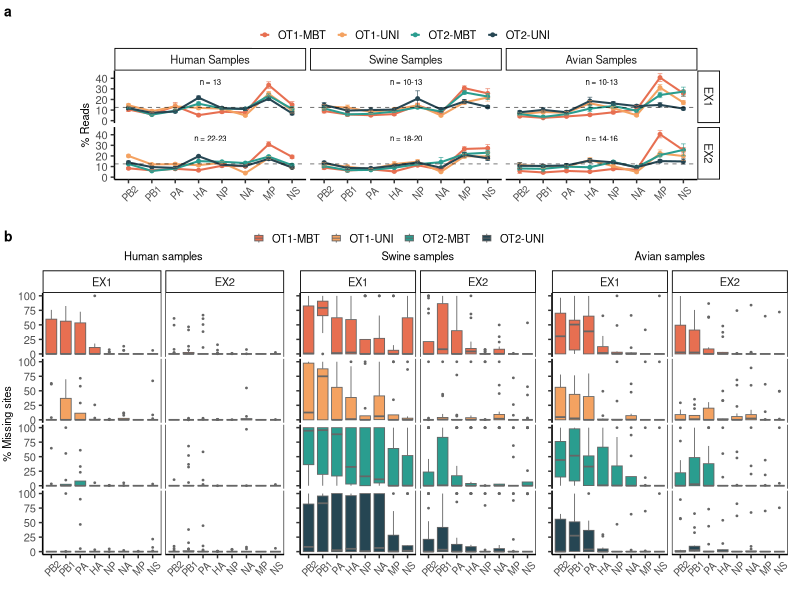

Generate this figure with R:
library(tidyverse)
library(dplyr)
library(ggplot2)
library(ggpubr)

setwd("PATH/TO/PROJECT/DIRECTORY")


################################################################################

### Read in READ_COUNTS_all.txt ###
read_counts_table <- read.table("data/READ_COUNTS_all.txt", header=TRUE, sep = "\t")

# Function to extract sample, method, OT, and primers from the Record column
extract_sample_method <- function(Record) {
  record <- str_extract(Record, "(?<=_).*")
  sample_method <- str_extract(Record, "^[^_]+")
  parts_sample_method <- unlist(strsplit(sample_method, "-", fixed = TRUE))
  # Assign values or NA for missing parts
  host <- paste(parts_sample_method[1])
  sample <- paste(parts_sample_method[1], parts_sample_method[2], sep = "-")
  extraction <- ifelse(length(parts_sample_method) >= 3, parts_sample_method[3], NA)
  OT <- ifelse(length(parts_sample_method) >= 4, parts_sample_method[4], NA)
  primers <- ifelse(length(parts_sample_method) >= 5, parts_sample_method[5], NA)
  OT_primers <- paste(OT, primers, sep="-")
  segment2 = str_extract(record, "(?<=_)[^_]+$")
  segment = case_when(
    str_detect(segment2, "H\\d+") ~ "HA",
    str_detect(segment2, "N\\d+") ~ "NA",
    TRUE ~ segment2)
  return(data.frame(host = host, sample = sample, extraction = extraction, OT = OT, 
                    primers = primers, OT_primers = OT_primers, segment = segment, 
                    segment2 = segment2, record = record))
}

# Apply the function to create the new columns
read_counts <- read_counts_table %>%
  rowwise() %>%
  do({
    extracted_cols <- extract_sample_method(.$Record)
    data.frame(extracted_cols, .)
  }) %>%
  ungroup() %>%
  select(-Record)
read_counts$Reads <- as.numeric(read_counts$Reads)


# summarize the table to get segment specific reads and total matched reads, and calculate percentage of matched reads to each segment for each sample
segment_read_counts <- read_counts %>%
  filter(record == "3-match" | str_detect(record, "^4")) %>%
  select(-c(Patterns, PairsAndWidows)) %>%
  mutate(Reads = as.numeric(Reads),
         matched_reads = ifelse(record == "3-match", as.numeric(Reads), NA))%>%
  group_by(sample, extraction, OT, primers, OT_primers) %>%
  fill(matched_reads, .direction = "down") %>%
  fill(matched_reads, .direction = "up") %>%
  filter(record != "3-match") %>%
  mutate(percent_of_matched_reads = ifelse(!is.na(matched_reads), (Reads / matched_reads) * 100, NA)) %>%
  ungroup()

# Order categories
segment_read_counts$OT_primers <- factor(segment_read_counts$OT_primers, levels = c("OT1-MBT", "OT1-UNI", "OT2-MBT", "OT2-UNI", "OT1-MBT2"))
segment_read_counts$segment <- factor(segment_read_counts$segment, levels = c("PB2", "PB1", "PA", "HA", "NP","NA", "MP", "NS"))
segment_read_counts$host <- factor(segment_read_counts$host, levels = c("HU", "SW", "AV"))

################################################################################

### Read in ct data ###
sample_ct <- read.table("data/sample_cts.txt", header = TRUE)

################################################################################

### Get missing sites percentages for each segment from mapping_stats file ###

mapping_stats_table <- read.table("data/mapping_stats_all.txt", header=TRUE)
colnames(mapping_stats_table)[8] ="percent_missing_sites"

# Function to extract sample, method, OT, primers and segment from the Sample column
extract_sample_method_2 <- function(Sample) {
  sample_method <- str_extract(Sample, "^[^_]+")
  parts_sample_method <- unlist(strsplit(sample_method, "-", fixed = TRUE))
  # Assign values or NA for missing parts
  host <- paste(parts_sample_method[1])
  sample <- paste(parts_sample_method[1], parts_sample_method[2], sep = "-")
  extraction <- ifelse(length(parts_sample_method) >= 3, parts_sample_method[3], NA)
  OT <- ifelse(length(parts_sample_method) >= 4, parts_sample_method[4], NA)
  primers <- ifelse(length(parts_sample_method) >= 5, parts_sample_method[5], NA)
  OT_primers <- paste(OT, primers, sep="-")
  segment2 = str_extract(Sample, "(?<=_)[^_]+$")
  segment = case_when(
    str_detect(segment2, "H\\d+") ~ "HA",
    str_detect(segment2, "N\\d+") ~ "NA",
    TRUE ~ segment2)
  return(data.frame(host = host, sample = sample, extraction = extraction, OT = OT, 
                    primers = primers, OT_primers = OT_primers, segment = segment, 
                    segment2 = segment2))
}

# Apply the function to create the new columns
mapping_stats <- mapping_stats_table %>%
  rowwise() %>%
  do({
    extracted_cols <- extract_sample_method_2(.$Sample)
    data.frame(extracted_cols, .)
  }) %>%
  ungroup() %>%
  select(-Sample)

# Order categories
mapping_stats$OT_primers <- factor(mapping_stats$OT_primers, levels = c("OT1-MBT", "OT1-UNI", "OT2-MBT", "OT2-UNI", "OT1-MBT2"))
mapping_stats$segment <- factor(mapping_stats$segment, levels = c("PB2", "PB1", "PA", "HA", "NP","NA", "MP", "NS"))
mapping_stats$host <- factor(mapping_stats$host, levels = c("HU", "SW", "AV"))

################################################################################

### prepare data for plotting ###

#################################

# Segment read percentages #

### combine segment read counts table with ct data ###
summarized_segment_reads <- segment_read_counts %>%
  left_join(sample_ct, by = c("host", "sample", "extraction"))
summarized_segment_reads$host <- factor(summarized_segment_reads$host, levels = c("HU", "SW", "AV"))

### get all samples tested with all 4 PCR methods (not necessarily both EX)
all_pcr_samples <- summarized_segment_reads %>%
  filter(OT_primers %in% c("OT1-MBT", "OT1-UNI", "OT2-MBT", "OT2-UNI")) %>%
  distinct(sample)

### filter table to represent those samples only (and leave out extra PCR method for now)
all_pcr_segment_reads <- summarized_segment_reads %>%
  filter(sample %in% all_pcr_samples$sample) %>%
  filter(!primers == "MBT2")

### filter away samples with ct < 36 and human samples from another test of pcr methods 
all_pcr_segment_reads_filtered <- all_pcr_segment_reads %>%
  filter(!sample %in% c("HU-22", "HU-23", "HU-24", "HU-25", "HU-26", "HU-27", "HU-28", "HU-29", "HU-30")) %>%
  group_by(sample) %>%
  filter(any(ct < 36)) %>%
  ungroup()

### summarize data to get mean and standard error of segment reads
all_pcr_segment_reads_summarized <- all_pcr_segment_reads_filtered %>%
  group_by(host, extraction, OT_primers, segment) %>%
  summarize(mean_segment_reads = mean(percent_of_matched_reads),
            n = n(),
            se_segment_reads = sd(percent_of_matched_reads) / sqrt(n()), .groups = 'drop')

n_segment_reads <- all_pcr_segment_reads_summarized %>%
  group_by(host, extraction) %>%
  summarize(min_n = min(n), max_n = max(n), .groups = 'drop')

#################################

# Percent missing sites #

### combine mapping stats table with ct data ###
summarized_mapping_stats <- mapping_stats %>%
  left_join(sample_ct, by = c("host", "sample", "extraction"))
summarized_mapping_stats$host <- factor(summarized_mapping_stats$host, levels = c("HU", "SW", "AV"))

### get all samples tested with all 4 PCR methods (not necessarily both EX)
all_pcr_samples <- summarized_mapping_stats %>%
  filter(OT_primers %in% c("OT1-MBT", "OT1-UNI", "OT2-MBT", "OT2-UNI")) %>%
  distinct(sample)

### filter table to represent those samples only (and leave out extra PCR method for now)
all_pcr_mapping_stats <- summarized_mapping_stats %>%
  filter(sample %in% all_pcr_samples$sample) %>%
  filter(!primers == "MBT2")

### filter away samples with ct < 36 and human samples from another test of pcr methods 
all_pcr_mapping_stats_filtered <- all_pcr_mapping_stats %>%
  filter(!sample %in% c("HU-22", "HU-23", "HU-24", "HU-25", "HU-26", "HU-27", "HU-28", "HU-29", "HU-30")) %>%
  group_by(sample) %>%
  filter(any(ct < 36)) %>%
  ungroup()

### seperate by host 
all_pcr_mapping_stats_filtered_hu <- all_pcr_mapping_stats_filtered %>%
  filter(host == "HU")
all_pcr_mapping_stats_filtered_sw <- all_pcr_mapping_stats_filtered %>%
  filter(host == "SW")
all_pcr_mapping_stats_filtered_av <- all_pcr_mapping_stats_filtered %>%
  filter(host == "AV")

################################################################################

### Plotting ###

theme1 <- theme(legend.position = "top",
                legend.text = element_text(size = 8),
                legend.title = element_blank(),
                legend.key.size = unit(8, "points"),
                plot.title = element_text(hjust = 0.5, size = 10),
                axis.text.x = element_text(size = 7, angle = 45, vjust = 0.7),
                axis.text.y = element_text(size = 8),
                axis.title.y = element_text(size = 8),
                strip.text.y = element_text(size = 8),
                strip.text.x = element_text(size = 8),
                axis.line = element_line(size = 0.5),
                axis.ticks = element_line(size = 0.5),
                strip.background = element_rect(size = 0.6),
                panel.spacing.x = unit(0.2, "lines"), 
                panel.spacing.y = unit(0.2, "lines"),
                panel.grid.minor.x = element_blank(),
                panel.grid.major.x = element_blank(),
                legend.box.spacing = unit(0, "lines"),
                plot.margin = unit(c(0,4,0,4), "lines"))

theme2 <- theme(legend.position = "top", 
                legend.text = element_text(size = 8),
                legend.title = element_blank(),
                legend.key.size = unit(8, "points"),
                plot.title = element_text(hjust = 0.5, size = 8),
                axis.text.x = element_text(size = 7, angle = 45, vjust = 0.7),
                axis.text.y = element_text(size = 8),
                axis.title.y = element_text(size = 8),
                strip.text.y = element_text(size = 0),
                strip.text.x = element_text(size = 8),
                axis.line = element_line(size = 0.5),
                axis.ticks = element_line(size = 0.5),
                strip.background = element_rect(size = 0.6),
                strip.background.y = element_blank(),
                panel.spacing.x = unit(0.2, "lines"),
                panel.spacing.y = unit(0.1, "lines"),
                panel.grid.minor.x = element_blank(),
                panel.grid.major.x = element_blank(),
                legend.box.spacing = unit(0, "lines"),
                plot.margin = unit(c(0,0,0,0.1), "lines"))

theme3 <- theme(legend.position = "top", 
                legend.text = element_text(size = 8),
                legend.title = element_blank(),
                legend.key.size = unit(8, "points"),
                plot.title = element_text(hjust = 0.5, size = 8),
                axis.text.x = element_text(size = 7, angle = 45, vjust = 0.7),
                axis.text.y = element_blank(),
                axis.title.y = element_blank(),
                strip.text.y = element_text(size = 0),
                strip.text.x = element_text(size = 8),
                axis.line = element_line(size = 0.5),
                axis.ticks = element_line(size = 0.5),
                strip.background = element_rect(size = 0.6),
                strip.background.y = element_blank(),
                panel.spacing.x = unit(0.2, "lines"),
                panel.spacing.y = unit(0.1, "lines"),
                panel.grid.minor.x = element_blank(),
                panel.grid.major.x = element_blank(),
                legend.box.spacing = unit(0, "lines"),
                plot.margin = unit(c(0,0,0,0), "lines"))


### Fig3a: Read persentage per segment ###
segment_read_percentages_plot <- ggplot(all_pcr_segment_reads_summarized, aes(x = segment, y = mean_segment_reads, color = OT_primers)) +
  geom_point(size = 1) +
  geom_line(aes(group = OT_primers), size = 0.7) +
  geom_errorbar(aes(ymin = mean_segment_reads - se_segment_reads, ymax = mean_segment_reads + se_segment_reads), 
                , width = 0.2, size = 0.2) +
  geom_hline(yintercept = 12.5, linetype = 2, size = 0.3, alpha = 0.6) +
  labs(title = "", x = "", y = "% Reads") +
  theme_classic() +
  facet_grid(extraction~host, labeller = labeller(host = c(HU = "Human Samples", SW = "Swine Samples", AV = "Avian Samples"))) +
  scale_color_manual(values = c("#e76f51", "#f4a261", "#2a9d8f", "#264653")) +
  scale_y_continuous(limits = c(0,45), breaks = seq(0, 40, by = 10)) +
  theme1 +
  geom_text(data = n_segment_reads, aes(x = 4.5, y = 45,
                                        label = ifelse(min_n == max_n, paste0("n = ", min_n),
                                                       paste0("n = ", min_n, "-", max_n))), 
            hjust = 0.5, vjust = 2, size = 2, inherit.aes = FALSE)


### Fig3b: Missing sites per segment ###

percent_missing_sites_hu <- ggplot(all_pcr_mapping_stats_filtered_hu, aes(x = segment, y = percent_missing_sites, fill = OT_primers)) +
  geom_boxplot(position = position_dodge(width = 1), alpha = 1, size = 0.3, outlier.size = 0.3, color = "grey40") +
  labs(title = "Human samples", x = "", y = "% Missing sites") +
  theme_classic() +
  facet_grid(OT_primers~extraction, labeller = labeller(host = c(HU = "Human Samples", SW = "Swine Samples", AV = "Avian Samples"))) +
  scale_fill_manual(values = c("#e76f51", "#f4a261", "#2a9d8f", "#264653")) +
  geom_vline(xintercept = c(0.4,8.6), size = 0.4) +
  theme2

percent_missing_sites_sw <- ggplot(all_pcr_mapping_stats_filtered_sw, aes(x = segment, y = percent_missing_sites, fill = OT_primers)) +
  geom_boxplot(position = position_dodge(width = 1), alpha = 1, size = 0.3, outlier.size = 0.3, color = "grey40") +
  labs(title = "Swine samples", x = "", y = "") +
  theme_classic() +
  facet_grid(OT_primers~extraction, labeller = labeller(host = c(HU = "Human Samples", SW = "Swine Samples", AV = "Avian Samples"))) +
  scale_fill_manual(values = c("#e76f51", "#f4a261", "#2a9d8f", "#264653")) +
  geom_vline(xintercept = c(0.4,8.6), size = 0.4) +
  theme3

percent_missing_sites_av <- ggplot(all_pcr_mapping_stats_filtered_av, aes(x = segment, y = percent_missing_sites, fill = OT_primers)) +
  geom_boxplot(position = position_dodge(width = 1), alpha = 1, size = 0.3, outlier.size = 0.3, color = "grey40") +
  labs(title = "Avian samples", x = "", y = "") +
  theme_classic() +
  facet_grid(OT_primers~extraction, labeller = labeller(host = c(HU = "Human Samples", SW = "Swine Samples", AV = "Avian Samples"))) +
  scale_fill_manual(values = c("#e76f51", "#f4a261", "#2a9d8f", "#264653")) +
  geom_vline(xintercept = c(0.4,8.6), size = 0.4) +
  theme3

missing_sites_plot <- ggarrange(percent_missing_sites_hu, percent_missing_sites_sw, percent_missing_sites_av,
                                ncol = 3, 
                                common.legend = TRUE,
                                widths = c(1, 0.85, 0.85))

Fig3 <- ggarrange(segment_read_percentages_plot, missing_sites_plot,
                  ncol = 1, 
                  labels = c("a", "b"), 
                  font.label = list(size = 10),
                  heights = c(0.6, 1))

ggsave("figures/Figure3.png", plot = Fig3, dpi = 600, width = 17 , height = 18, units = "cm", bg = "white")

